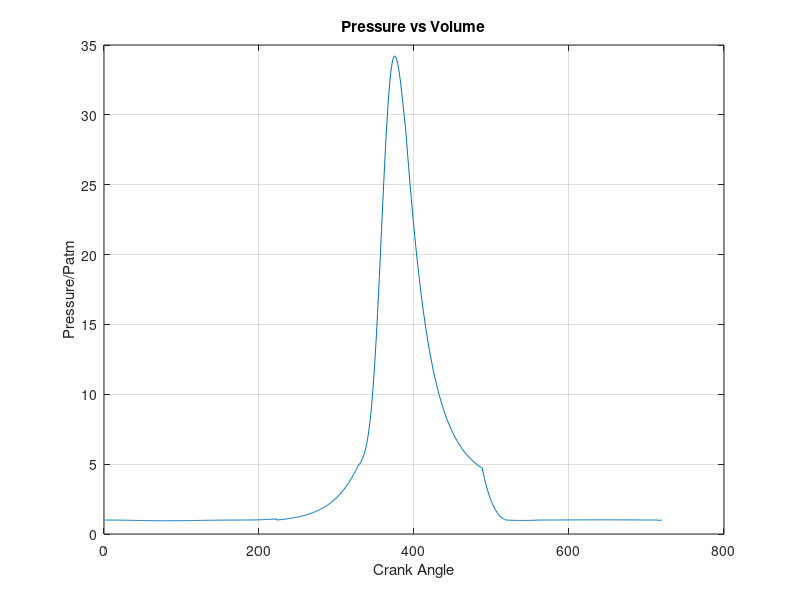
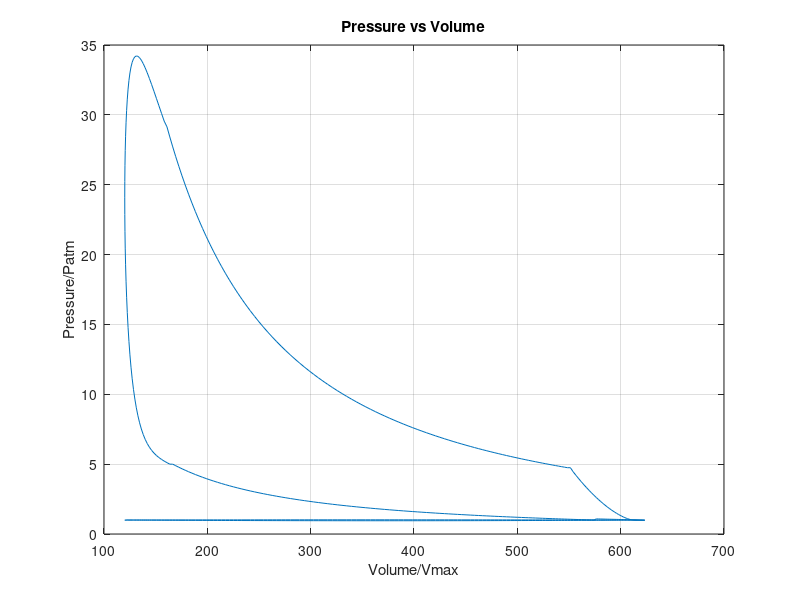
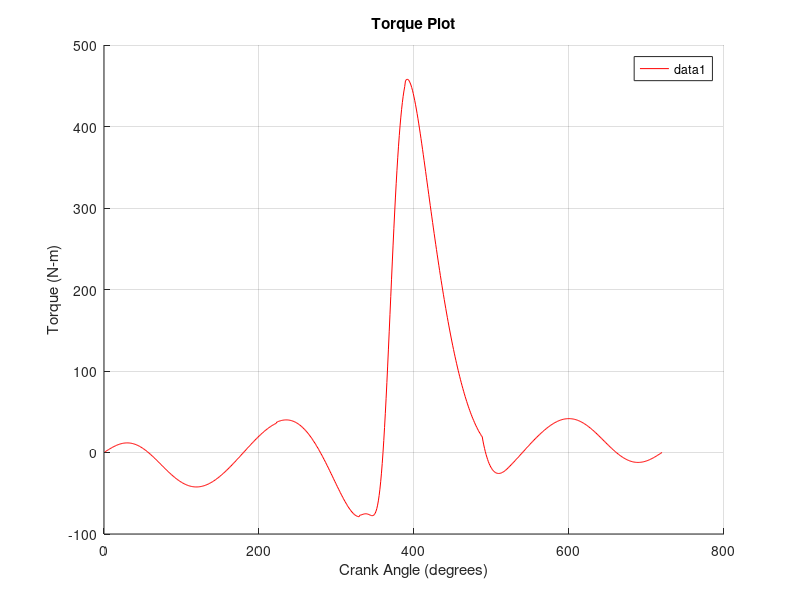
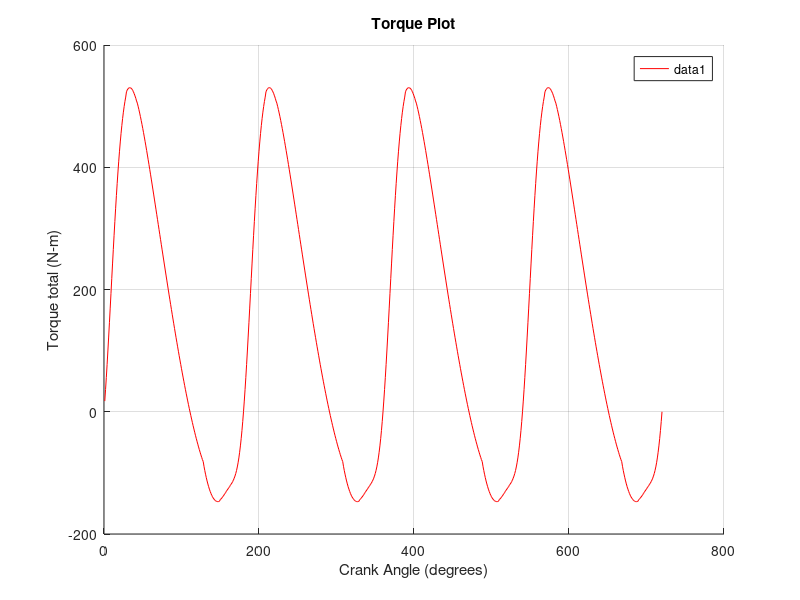

The MATLAB source for these figures, in order: (Note: this script raises an error after producing the figures.)
clear all; clc

%% Load Necessary Data
load('part1.mat')

%% Variables
vol = total_volume0; 
temp = zeros(1, length(crank_angle)); 
pressure = zeros(1, length(crank_angle));
mass = zeros(1, length(crank_angle));
xb = zeros(1, combustion_end - combustion_start);

temp(compression_start) = T_initial; 

%% Numerical Analysis
while error > tolerence
    counter = counter + 1;
    %% Compression Numerical Analysis
    pressure(compression_start) = Pi;
    mi = (pressure(compression_start) * vol(compression_start)) / (R * temp(compression_start));
    mf = mi / (1 + AFR/phi);
    mass(compression_start:expansion_end) = mi;
    for i = (compression_start + 1):compression_end
        pressure(i) = (pressure(compression_start) * (vol(compression_start))^yi) / ((vol(i))^yi);
        temp(i) = (pressure(i) * vol(i)) / (mi * R);
    end

    %% Combustion Numerical Analysis
    pressure(combustion_start) = pressure(compression_end);
    temp(combustion_start) = temp(compression_end);
    
    temp(combustion_end) = (CBF * mf * Qhv) / (mi * cv) + temp(combustion_start);
    pressure(combustion_end) = (mi * R * temp(combustion_end)) / (vol(combustion_end));
    
    for i = (combustion_start):(combustion_end - 1)
        xb(i) = 1 - exp(-a * ((crank_angle(i) - combustion_start) / (combustion_end - combustion_start))^(m + 1));
        pressure(i) = (xb(i) * ((pressure(combustion_end) * vol(combustion_end)^yc) - ...
            (pressure(combustion_start) * vol(combustion_start)^yc)) + ...
            pressure(combustion_start) * vol(combustion_start)^yc) / (vol(i)^yc);
        temp(i) = (pressure(i)*(vol(i)))/(R*mass(i));
    end

    %% Expansion Numerical Analysis
    for i = (expansion_start):expansion_end
        pressure(i) = (pressure(combustion_end) * vol(combustion_end)^ye) / (vol(i)^ye);
        temp(i) = (pressure(i) * vol(i)) / (mi * R);
    end
    
    %% Exhaust Numerical Analysis
    mass(exhaust_start) = mi;
    
    pressure(exhaust_start) = pressure(expansion_end);
    temp(exhaust_start) = temp(expansion_end);

    for i = (exhaust_start + 1):exhaust_end
      mass(i)=real(mass(i-1)-(dt*((Cd*At*pressure(i-1))/(sqrt((pressure(i-1)*vol(i-1))/mass(i-1))))* ...
      ((Pe/pressure(i-1))^(1/ye))*((((2*ye)/(ye-1))*(1-(Pe/pressure(i-1))^((ye-1)/ye)))^0.5)));
      pressure(i) = ((((temp(i-1))*(mass(i))*R)/(vol(i)))^ye) * (1/((pressure(i-1))^(ye-1)));
      temp(i) = (pressure(i)*(vol(i)))/(R*mass(i));
    end

    %% Intake Numerical Analysis
    mass(intake_start) = mass(exhaust_end);
    pressure(intake_start) = pressure(exhaust_end);
    temp(intake_start) = temp(exhaust_end);
    
    for i = (intake_start + 1):intake_end    
        mass(i)=real(mass(i-1)+(dt*((Cd*At*pressure(i-1))/(sqrt(R*Taf)))*((pressure(i-1)/Pi)^(1/yi))* ...
        ((((2*yi)/(yi-1))*(1-(pressure(i-1)/Pi)^((yi-1)/yi))).^0.5)));
        xr = mass(exhaust_end)/mass(i);
        temp(i) = xr*temp(exhaust_end) + ((1- xr))*Taf;
        pressure(i) = (mass(i)*R*temp(i))/vol(i);
        %pressure(i) = Pi;
    end

    % Calculate error based on the temperature change
    error = abs(temp(intake_end) - temp(compression_start));
    temp(compression_start) = temp(intake_end);
    
    % Debugging output
    fprintf("Iteration: %d, Error: %.6f, Temp: %.2f\n", counter, error, temp(intake_end));
end

%% Force Calculation
fprintf("Converged with error %.6f after %d iterations\n", error, counter);

%% Torque %%%%%%%%%%%%%%%%%%%%%%%%%%%%%%%%%%%%%%%%%%%%%%%%%%%%%%%%%%%%%%%%%%%%%%%%%%%%%%%%%%%%%%
%% Torque Calculation
F_atm = p_atm * A_cyl;
Fg = pressure * A_cyl;

T0 = zeros(1,length(crank_angle));
a4y = -a4y;

for k= 1:length(crank_angle)
A1=[0 0 0 0 1 0 1 0; 
     0 0 0 0 0 1 0 0;
     0 0 1 0 -1 0 0 0;
     0 0 0 1 0 -1 0 0;
     0 0 AG3*cosd(coupler_angle0(k)) AG3*sind(coupler_angle0(k)) BG3*cosd(coupler_angle0(k)) BG3*sind(coupler_angle0(k)) 0 0;
     1 0 -1 0 0 0 0 0;
     0 1 0 -1 0 0 0 0;
     0 0 crank_length*cosd(crank_angle(k)) crank_length*sind(crank_angle(k)) 0 0 0 1];

B1=[0;
    m4*a4y(k)+Fg(k)-F_atm+m4*g;
    m3*a3x(k);
    m3*a3y(k)+m3*g;
    J3*alpha3(k);
    m2*a2x(k);
    m2*a2y(k)+m2*g;
    -(m2*g)*OG2*sind(crank_angle(k))];
z = linsolve(A1,B1);
T0(k) = -z(8);
end

T1 = circshift(T0, 180);
T2 = circshift(T0, 360);
T3 = circshift(T0, 540);

T_total = T0 + T1 + T2 + T3;

%% Flywheel %%%%%%%%%%%%%%%%%%%%%%%%%%%%%%%%%%%%%%%%%%%%%%%%%%%%%%%%%%%%%%%%%%%%%%%%%
%% Calculating Mean Torque
T_avg = mean(T0); %per cylinder
T_avg_total = mean(T_total); %total for engine

%% Calculating the crank angles at which the avg and instantaneous torque intersect
theta_int = find(abs(diff(sign(T0 - T_avg))) > 0);
disp('Intersection Angles (degrees):')
disp(theta_int)
theta_int = theta_int(theta_int >= combustion_start);
disp('Intersection Angles (degrees):')
disp(theta_int)

%% Calculating the Energy using trapz
integ_range = min(theta_int):max(theta_int);
integ_range_rad = integ_range * pi/180;

energy = trapz(integ_range_rad, T0(integ_range) - T_avg);

%% Calculating Interia Using Energy
Is = energy/(flywheel_cst * w2^2);

%% Calculating The Flywheel Radius
flywheel_radius = ((2 * Is) / (pi * flywheel_thickness * flywheel_density))^(1/4);

%% Calculating minimum and maximum rotational speed
w_max = (w2/2) * (flywheel_cst+2);
w_min = w2*(2-(flywheel_cst+2)/2);

% Generate the sine wave
w_fluc = ((w_max - w_min)/2) * sind(crank_angle) + w2;

%% Perfomance %%%%%%%%%%%%%%%%%%%%%%%%%%%%%%%%%%%%%%%%%%%%%%%%%%%%%%%%%%%%%%%%%%%%%%%%%%
%% Calculating Performance Characteristics
engine_work = trapz(vol, pressure); % work/cycle
power_ind = ((engine_work*(rpm/60))/nr); % indicated power in W
MEP = (power_ind*nr)/(vdisp0*1000*rpm/60); % mean effective pressure in KPa
power_fr = Pf*power_ind; % Friction power
mech_efficiency = (1-(power_fr/power_ind)); % mechanical efficiency
power_brake = mech_efficiency*power_ind; % Brake power in W
BMEP = (power_brake*nr)/(vdisp0*1000*rpm/60); % brake mean effective pressure in KPa
thermo_torque = (BMEP*vdisp0*1000)/(6.28*nr); % thermo torque in Nm
fuel_mf = (mf*(rpm/60))/nr; % fuel mass flow rate in kg/s
fuel_conv_efficiency = (engine_work)/((mf)*(Qhv)); % Fuel conversion efficiency
SFC = (fuel_mf*10^(-3))/(power_ind*10^(-3)); % specific fuel consumption in mg/J
vol_efficiency = (max(mass)/(air_density*vdisp0)); % Volumetric efficiency
piston_speed = 2*L*rpm/60; % piston speed in m/sec
Engine_power = (power_ind*4)*(10^-3); % kW

%% Displaying Performance Characteristics
fprintf('Engine Work per Cycle: %.4f J\n', engine_work);
fprintf('Indicated Power: %.4f W\n', power_ind);
fprintf('Mean Effective Pressure (MEP): %.4f kPa\n', MEP);
fprintf('Friction Power: %.4f W\n', power_fr);
fprintf('Mechanical Efficiency: %.4f\n', mech_efficiency);
fprintf('Brake Power: %.4f W\n', power_brake);
fprintf('Brake Mean Effective Pressure (BMEP): %.4f kPa\n', BMEP);
fprintf('Thermodynamic Torque: %.4f Nm\n', thermo_torque);
fprintf('Fuel Mass Flow Rate: %.4f kg/s\n', fuel_mf);
fprintf('Fuel Conversion Efficiency: %.4f\n', fuel_conv_efficiency);
fprintf('Specific Fuel Consumption (SFC): %.10f mg/J\n', SFC);
fprintf('Volumetric Efficiency: %.4f\n', vol_efficiency);
fprintf('Piston Speed: %.4f m/s\n', piston_speed);
fprintf('Engine Power: %.4f kW\n\n', Engine_power);
fprintf('Energy of flywheel: %.4f J\n', energy);
fprintf('Flywheel Radius: %.4f m\n', flywheel_radius);
fprintf('Average Torque: %.4f Nm\n\n', T_avg);

%% Transmission %%%%%%%%%%%%%%%%%%%%%%%%%%%%%%%%%%%%%%%%%%%%%%%%%%%%%%%%%%%%%%%%%%%%%%%%%%%%%%
car_max_torque = max(T0);
iA = zeros(1, length(gears_total));

%% Calculate iAmin
iAmin = (3.6 * (pi / 30) * radius_dynamic * rpm_max)/(vel_max_car);

%% Calculate iAmax
iAmax = ((car_mass*g*(friction_coef*cosd(incl_angle) + sind(incl_angle)) + ...
          car_mass*lambda*car_acc) * radius_dynamic) / (total_efficiency * car_max_torque);
      
%% Divide by the differential ratio
iAmin = iAmin / iD;
iAmax = iAmax / iD;

%% Calculate phi1 and phi2 
equations = @(phi) [(iAmin * (phi(1)^(gears_total - direct_drive)) * phi(2)^(0.5 * (gears_total - direct_drive) * ...
(gears_total - direct_drive - 1))) - 1;
                    (iAmin * (phi(1)^(gears_total - 1)) * phi(2)^(0.5 * (gears_total - 1) * (gears_total - 2))) - iAmax];


%% Solve for phi1 and phi2
solution = fsolve(equations, [1 ; 1], optimset('Display', 'iter'));

phi1=solution(1);
phi2=solution(2);
 
disp(['phi1 = ', num2str(phi1)]);
disp(['phi2 = ', num2str(phi2)]);
disp(['iAmin = ', num2str(iAmin)]);
disp(['iAmax = ', num2str(iAmax)]);

%% Calculating gear ratios 
for i=1:gears_total
    iA(i)=((iAmin * phi1^(gears_total-i))*phi2^(0.5*(gears_total-i)*(gears_total-i-1)));
end

%% Displating Gear ratios
disp('Gear Ratios (iA):');
disp(iA);

%% Plots %%%%%%%%%%%%%%%%%%%%%%%%%%%%%%%%%%%%%%%%%%%%%%%%%%%%%%%%%%%%%%%%%%%%%%%%%%%%%%%%%%%%%
%% Plotting Pressure vs theta
figure;  % Create a new figure window
plot(crank_angle, pressure/p_atm);
xlabel('Crank Angle');  % Label for x-axis
ylabel('Pressure/Patm'); % Label for y-axis 
title('Pressure vs Volume'); % Title of the plot
grid on;  % Add grid for better readability

%% Plotting Pressure vs Volume
figure;  % Create a new figure window
plot(vol*10^6, pressure/p_atm);
xlabel('Volume/Vmax');  % Label for x-axis
ylabel('Pressure/Patm'); % Label for y-axis 
title('Pressure vs Volume'); % Title of the plot
grid on;  % Add grid for better readability

%% Plotting the torque for a single cylinder
figure;
hold on;
plot(crank_angle, T0, 'r');
xlabel('Crank Angle (degrees)');
ylabel('Torque (N-m)');
legend show;
title('Torque Plot');
grid on;

%% Plotting the total torque
figure;
hold on;
plot(crank_angle, T_total, 'r');
xlabel('Crank Angle (degrees)');
ylabel('Torque total (N-m)');
legend show;
title('Torque Plot');
grid on;

%% Plotting the Torque with and without a flywheel
figure;
plot(crank_angle, T0, 'r', 'LineWidth', 1);
hold on;
plot(crank_angle, (T_avg), '-ob', 'MarkerSize', 1, 'LineWidth', 1);  
title('Torque Before and After Adding Flywheel', 'FontSize', 14);
xlabel('Crank Angle (degrees)', 'FontSize', 12);
ylabel('Torque (Nm)', 'FontSize', 12);
grid on;
legend('Torque Before Flywheel', 'Torque With Flywheel', 'Location', 'Best');
yline(0, 'k--'); 
hold off;


%% Plotting the sine wave
figure;
plot(crank_angle, w_fluc);
yline(w2);
xlabel('Crank Angle');
ylabel('Amplitude');
title('RPM fluctuation Centered Around w2');
grid on;

%% saving data
save('part2.mat')